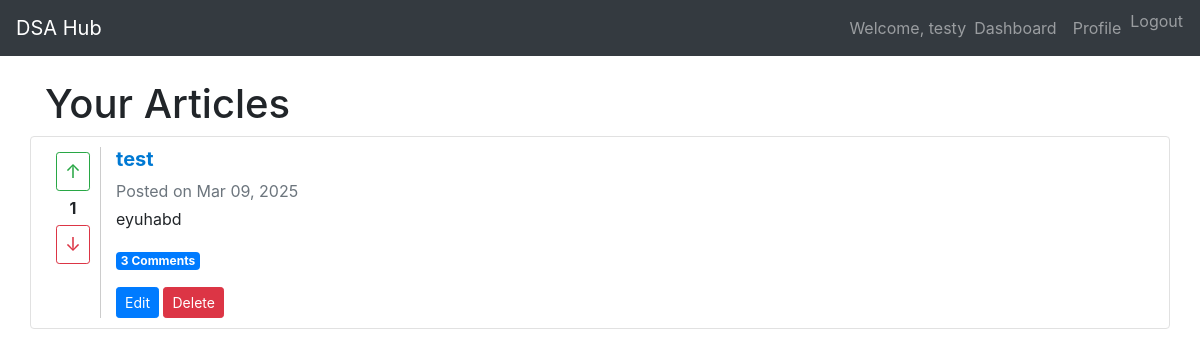
Screenshot of /dashboard/ (signed in) with the database file from the repository.
### content/models.py (models this page shows, shortened)
class Article(models.Model):
    title = models.CharField(max_length=255)
    content = RichTextField()
    author = models.ForeignKey(User, on_delete=models.CASCADE, related_name='articles')
    community = models.ForeignKey(Community, on_delete=models.CASCADE, related_name='articles')
    upvotes = models.PositiveIntegerField(default=0)
    downvotes = models.PositiveIntegerField(default=0)
    created_at = models.DateTimeField(auto_now_add=True)
    updated_at = models.DateTimeField(auto_now=True)
    tags = models.ManyToManyField('Tag', related_name='articles', blank=True)
    @property
    def net_votes(self):
        return self.upvotes - self.downvotes

### content/views.py (the view)
# urls.py: path('dashboard/', views.dashboard, name='dashboard'),
@login_required
def dashboard(request):
    user_articles = Article.objects.filter(author=request.user).order_by('-created_at')
    return render(request, 'content/dashboard.html', {'articles': user_articles})

### content/context_processor.py (called while the page is built)
def communities_processor(request):
    communities = Community.objects.all().order_by('name')
    return {'global_communities': communities}

### content/templates/content/dashboard.html (shortened to what this page needs)
<!DOCTYPE html>
<html lang="en">
<head>
  <link rel="stylesheet" href="https://maxcdn.bootstrapcdn.com/bootstrap/4.5.2/css/bootstrap.min.css">
</head>
<body>
  <nav class="navbar navbar-expand-lg navbar-dark bg-dark">
    <a class="navbar-brand" href="{% url 'home' %}">DSA Hub</a>
    <div class="collapse navbar-collapse" id="navbarNav">
      <ul class="navbar-nav ml-auto">
        {% if request.user.is_authenticated %}
          <li class="nav-item">
            <span class="navbar-text">Welcome, {{ request.user.username }}</span>
          </li>
          <li class="nav-item">
            <a class="nav-link" href="{% url 'dashboard' %}">Dashboard</a>
          </li>
          <li class="nav-item">
            <a class="nav-link" href="{% url 'profile' %}">Profile</a>
          </li>
          <li class="nav-item">
            <form action="{% url 'logout' %}" method="post" style="display:inline;">
              <button type="submit" class="btn btn-link nav-link" style="padding:0;">Logout</button>
            </form>
          </li>
        {% endif %}
      </ul>
    </div>
  </nav>
  <div class="container mt-4">
    <h1>Your Articles</h1>
    {% if articles %}
      {% for article in articles %}
      <div class="row post-card">
        <div class="col-auto post-votes">
          <a href="{% url 'vote_article' article.pk 'up' %}" class="vote-btn btn btn-sm btn-outline-success">&uarr;</a>
          <div><strong>{{ article.net_votes }}</strong></div>
          <a href="{% url 'vote_article' article.pk 'down' %}" class="vote-btn btn btn-sm btn-outline-danger">&darr;</a>
        </div>
        <div class="col post-content">
          <h5>
            <a href="{% url 'article_detail' article.pk %}" class="post-title">{{ article.title }}</a>
          </h5>
          <p class="mb-1 text-muted">Posted on {{ article.created_at|date:"M d, Y" }}</p>
          <p>{{ article.content|truncatewords:30|safe }}</p>
          <p>
            <span class="badge badge-primary">{{ article.comments.count }} Comments</span>
          </p>
          <div>
            <a href="{% url 'edit_article' article.pk %}" class="btn btn-primary btn-sm">Edit</a>
            <a href="{% url 'delete_article' article.pk %}" class="btn btn-danger btn-sm">Delete</a>
          </div>
        </div>
      </div>
      {% endfor %}
    {% else %}
      <p>You haven't created any articles yet. <a href="{% url 'create_article' %}">Create one now</a>.</p>
    {% endif %}
  </div>
</body>
</html>

### content/templates/content/dashboard.html (style rules this page uses)
.post-card { margin-bottom: 15px; background: #fff; padding: 10px; border: 1px solid #e1e1e1; border-radius: 4px; }
.post-votes { width: 60px; text-align: center; border-right: 1px solid #ccc; padding-right: 10px; }
.vote-btn { display: block; margin: 5px auto; width: 100%; font-size: 1.2rem; }
.post-content { padding-left: 15px; }
a.post-title { color: #0079d3; font-weight: bold; text-decoration: none; }

### rows the page displays
Article: net_votes "1", title "test", created_at "Mar 09, 2025", content "eyuhabd", comments.count "3"

### other values shown
{{ request.user.username }} "testy"
